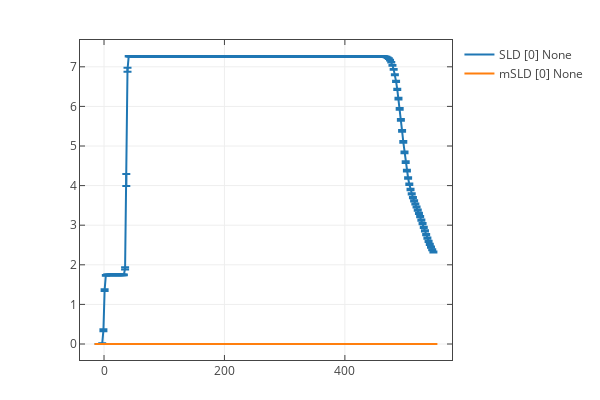

Source (notebook cell):
### Code cell
plot_data = []
data_names = []

for i, _acc in enumerate(acc_data):
    z, sld, dsld = _acc.mean()
    z, msld, dmsld = _acc.mean_magnetism()
    plot_data.extend([[z, sld, dsld], [z, msld, dmsld]])
    data_names.extend(['SLD [%s] %s' % (i, _acc.name), 'mSLD [%s] %s' % (i, _acc.name)])

plot_utils.plot1d(plot_data, data_names)

### Figure 1 — Plotly figure (JSON) as saved in the notebook; plotly's stock layout.template omitted (floating-point values rounded to 4 significant figures; data arrays with more than 128 entries replaced by an {"elided": "..."} marker saying what was removed)
{"data": [{"error_y": {"array": {"elided": "279 float values"}, "type": "data", "visible": true}, "name": "SLD [0] None", "type": "scatter", "uid": "e4f5448c-e39c-4e49-a7ed-a53355855103", "x": {"elided": "279 int values"}, "y": {"elided": "279 float values"}}, {"error_y": {"array": {"elided": "279 int values"}, "type": "data", "visible": true}, "name": "mSLD [0] None", "type": "scatter", "uid": "041cb95a-62ef-45bc-a8ed-9b328af1fc27", "x": {"elided": "279 int values"}, "y": {"elided": "279 int values"}}], "layout": {"autosize": true, "bargap": 0, "height": 400, "hovermode": "closest", "margin": {"b": 40, "l": 80, "r": 40, "t": 40}, "showlegend": true, "width": 600, "xaxis": {"exponentformat": "power", "mirror": "all", "showexponent": "all", "showgrid": true, "showline": true, "ticks": "inside", "title": "", "zeroline": false}, "yaxis": {"exponentformat": "power", "mirror": "all", "showexponent": "all", "showgrid": true, "showline": true, "ticks": "inside", "title": "", "zeroline": false}}}
